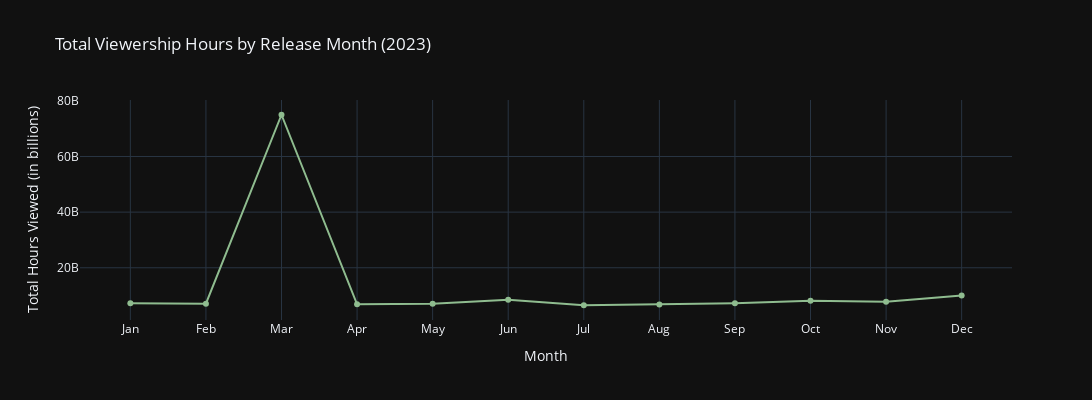

Write notebook code for a chart like this one.
### Markdown cell above
The visualization reveals that English-language content significantly dominates Netflix’s viewership, followed by other languages like Korean. It indicates that Netflix’s primary audience is consuming English content, although non-English shows and movies also have a considerable viewership share, which shows a diverse content strategy.

Next, I’ll analyze how viewership varies based on release dates to identify any trends over time, such as seasonality or patterns around specific months:

### Code cell
# convert the "Release Date" to a datetime format and extract the month
netflix_data['Release Date'] = pd.to_datetime(netflix_data['Release Date'])
netflix_data['Release Month'] = netflix_data['Release Date'].dt.month

# aggregate viewership hours by release month
monthly_viewership = netflix_data.groupby('Release Month')['Hours Viewed'].sum()

fig = go.Figure(data=[
    go.Scatter(
        x=monthly_viewership.index,
        y=monthly_viewership.values,
        mode='lines+markers',
        marker=dict(color='darkseagreen'),
        line=dict(color='darkseagreen')
    )
])

fig.update_layout(
    title='Total Viewership Hours by Release Month (2023)',
    xaxis_title='Month',
    yaxis_title='Total Hours Viewed (in billions)',
    xaxis=dict(
        tickmode='array',
        tickvals=list(range(1, 13)),
        ticktext=['Jan', 'Feb', 'Mar', 'Apr', 'May', 'Jun', 'Jul', 'Aug', 'Sep', 'Oct', 'Nov', 'Dec']
    ),
    height=400,
    width=1100,
    template='plotly_dark'
)

fig.write_html("C:/Users/vaibh/GRRAS/Projects/Data Analytics projects/Netflix Data Analysis/Plots/Viewership Hours by Release Month.html")
fig.show()

### Figure 1 — Plotly figure (JSON) as saved in the notebook; plotly's stock layout.template omitted (floating-point values rounded to 4 significant figures)
{"data": [{"line": {"color": "darkseagreen"}, "marker": {"color": "darkseagreen"}, "mode": "lines+markers", "type": "scatter", "x": [1, 2, 3, 4, 5, 6, 7, 8, 9, 10, 11, 12], "y": [7271600000, 7103700000, 75011000000, 6865700000, 7094600000, 8522000000, 6524800000, 6817800000, 7262200000, 8123200000, 7749500000, 10055800000]}], "layout": {"height": 400, "title": {"text": "Total Viewership Hours by Release Month (2023)"}, "width": 1100, "xaxis": {"autorange": true, "range": [0.3342, 12.67], "tickmode": "array", "ticktext": ["Jan", "Feb", "Mar", "Apr", "May", "Jun", "Jul", "Aug", "Sep", "Oct", "Nov", "Dec"], "tickvals": [1, 2, 3, 4, 5, 6, 7, 8, 9, 10, 11, 12], "title": {"text": "Month"}, "type": "linear"}, "yaxis": {"autorange": true, "range": [1222000000.0, 80310000000.0], "title": {"text": "Total Hours Viewed (in billions)"}, "type": "linear"}}}
